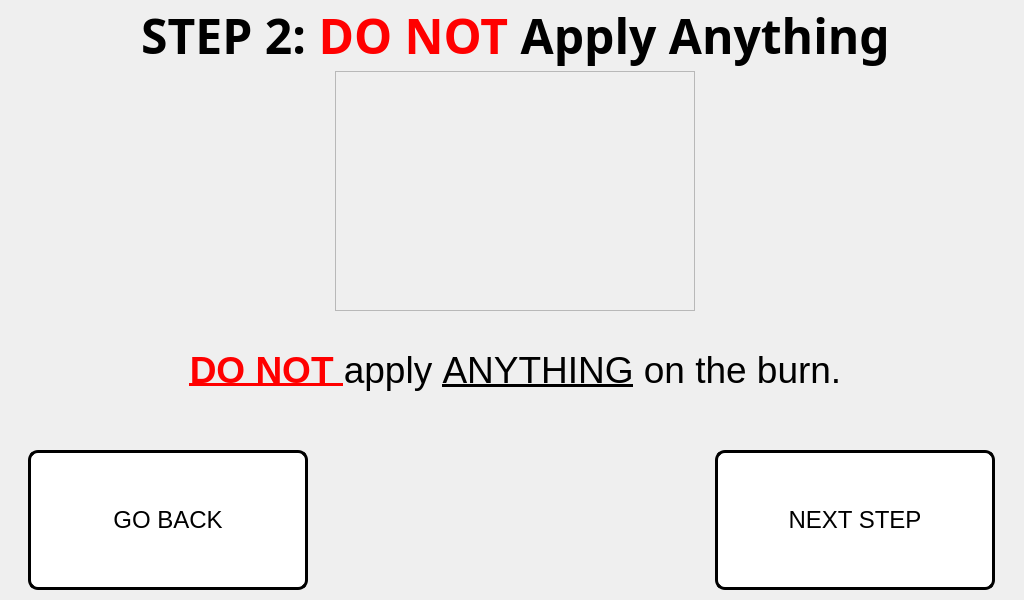
<?xml version="1.0" encoding="UTF-8"?>
<ui version="4.0">
 <class>step_2_window</class>
 <widget class="QMainWindow" name="step_2_window">
  <property name="geometry">
   <rect>
    <x>0</x>
    <y>0</y>
    <width>1024</width>
    <height>600</height>
   </rect>
  </property>
  <property name="minimumSize">
   <size>
    <width>1024</width>
    <height>600</height>
   </size>
  </property>
  <property name="maximumSize">
   <size>
    <width>1024</width>
    <height>600</height>
   </size>
  </property>
  <property name="windowTitle">
   <string>Step 2 Procedure</string>
  </property>
  <widget class="QWidget" name="centralwidget">
   <widget class="QLabel" name="title_step_2">
    <property name="geometry">
     <rect>
      <x>10</x>
      <y>0</y>
      <width>1011</width>
      <height>71</height>
     </rect>
    </property>
    <property name="font">
     <font>
      <family>Unispace</family>
      <pointsize>18</pointsize>
      <weight>75</weight>
      <bold>true</bold>
     </font>
    </property>
    <property name="text">
     <string>&lt;html&gt;&lt;head/&gt;&lt;body&gt;&lt;p align=&quot;center&quot;&gt;&lt;span style=&quot; font-size:36pt;&quot;&gt;STEP 2: &lt;/span&gt;&lt;span style=&quot; font-size:36pt; color:#ff0000;&quot;&gt;DO NOT&lt;/span&gt;&lt;span style=&quot; font-size:36pt;&quot;&gt; Apply Anything&lt;/span&gt;&lt;/p&gt;&lt;/body&gt;&lt;/html&gt;</string>
    </property>
    <property name="alignment">
     <set>Qt::AlignCenter</set>
    </property>
   </widget>
   <widget class="QLabel" name="text_steps_2">
    <property name="geometry">
     <rect>
      <x>25</x>
      <y>310</y>
      <width>981</width>
      <height>121</height>
     </rect>
    </property>
    <property name="font">
     <font>
      <pointsize>14</pointsize>
     </font>
    </property>
    <property name="text">
     <string>&lt;html&gt;&lt;head/&gt;&lt;body&gt;&lt;p align=&quot;center&quot;&gt;&lt;span style=&quot; font-family:'Calibri'; font-size:28pt; font-weight:600; text-decoration: underline; color:#ff0000;&quot;&gt;DO NOT &lt;/span&gt;&lt;span style=&quot; font-family:'Calibri'; font-size:28pt; color:#000000;&quot;&gt;apply &lt;/span&gt;&lt;span style=&quot; font-family:'Calibri'; font-size:28pt; text-decoration: underline; color:#000000;&quot;&gt;ANYTHING&lt;/span&gt;&lt;span style=&quot; font-family:'Calibri'; font-size:28pt; color:#000000;&quot;&gt; on the burn.&lt;/span&gt;&lt;/p&gt;&lt;/body&gt;&lt;/html&gt;</string>
    </property>
   </widget>
   <widget class="QLabel" name="gif_player_label_2">
    <property name="geometry">
     <rect>
      <x>335</x>
      <y>71</y>
      <width>360</width>
      <height>240</height>
     </rect>
    </property>
    <property name="minimumSize">
     <size>
      <width>360</width>
      <height>240</height>
     </size>
    </property>
    <property name="maximumSize">
     <size>
      <width>360</width>
      <height>240</height>
     </size>
    </property>
    <property name="font">
     <font>
      <family>Unispace</family>
      <pointsize>16</pointsize>
      <weight>75</weight>
      <bold>true</bold>
     </font>
    </property>
    <property name="frameShape">
     <enum>QFrame::StyledPanel</enum>
    </property>
    <property name="lineWidth">
     <number>1</number>
    </property>
    <property name="text">
     <string/>
    </property>
    <property name="alignment">
     <set>Qt::AlignCenter</set>
    </property>
   </widget>
   <widget class="QPushButton" name="next_step_button_2">
    <property name="geometry">
     <rect>
      <x>715</x>
      <y>450</y>
      <width>280</width>
      <height>140</height>
     </rect>
    </property>
    <property name="minimumSize">
     <size>
      <width>280</width>
      <height>140</height>
     </size>
    </property>
    <property name="maximumSize">
     <size>
      <width>280</width>
      <height>140</height>
     </size>
    </property>
    <property name="font">
     <font>
      <pointsize>18</pointsize>
     </font>
    </property>
    <property name="cursor">
     <cursorShape>PointingHandCursor</cursorShape>
    </property>
    <property name="styleSheet">
     <string notr="true">QPushButton:hover:!pressed
{
  background-color: rgb(195,30,60);
}

QPushButton
{
  background-color: white;
color: black;
border-style: outset;
border-width: 3px;
border-radius:10px;
border-color: black;
}</string>
    </property>
    <property name="text">
     <string>NEXT STEP</string>
    </property>
   </widget>
   <widget class="QPushButton" name="go_back_injury_type_2">
    <property name="geometry">
     <rect>
      <x>28</x>
      <y>450</y>
      <width>280</width>
      <height>140</height>
     </rect>
    </property>
    <property name="minimumSize">
     <size>
      <width>280</width>
      <height>140</height>
     </size>
    </property>
    <property name="maximumSize">
     <size>
      <width>280</width>
      <height>140</height>
     </size>
    </property>
    <property name="font">
     <font>
      <pointsize>18</pointsize>
     </font>
    </property>
    <property name="styleSheet">
     <string notr="true">QPushButton:hover:!pressed
{
  background-color: rgb(195,30,60);
}

QPushButton
{
  background-color: white;
color: black;
border-style: outset;
border-width: 3px;
border-radius:10px;
border-color: black;
}</string>
    </property>
    <property name="text">
     <string>GO BACK</string>
    </property>
   </widget>
   <widget class="QLabel" name="label">
    <property name="geometry">
     <rect>
      <x>0</x>
      <y>0</y>
      <width>1024</width>
      <height>600</height>
     </rect>
    </property>
    <property name="minimumSize">
     <size>
      <width>1024</width>
      <height>600</height>
     </size>
    </property>
    <property name="maximumSize">
     <size>
      <width>1024</width>
      <height>600</height>
     </size>
    </property>
    <property name="text">
     <string/>
    </property>
    <property name="pixmap">
     <pixmap>../pictures/program_pictures/main_wallpaper.png</pixmap>
    </property>
   </widget>
   <zorder>label</zorder>
   <zorder>text_steps_2</zorder>
   <zorder>title_step_2</zorder>
   <zorder>gif_player_label_2</zorder>
   <zorder>next_step_button_2</zorder>
   <zorder>go_back_injury_type_2</zorder>
  </widget>
 </widget>
 <resources/>
 <connections/>
</ui>
